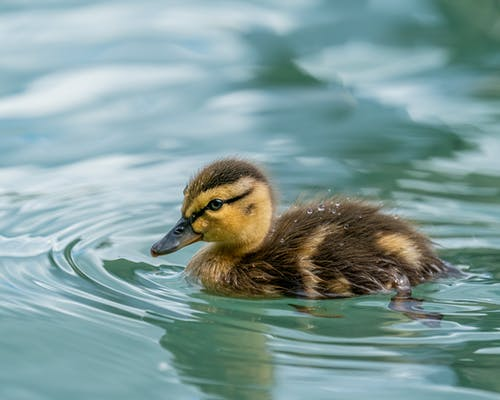
#> input picture Image-Manipulation/02-Rotations/Images/input.jpeg, 500 x 400 px, found by its file name
$ python rotations.py
#> lines starting #> are read from the running program, lines starting #| are printed output that depends on the picture

# Python program to explain cv2.rotate() method

# importing cv2
import cv2
import numpy as np
from matplotlib import pyplot as plt

# path
path = 'Images\input.jpeg'

# Reading an image in default mode
src = cv2.imread(path)
#> src is the input picture: shape (400, 500, 3); mean B, G, R 154.3, 156.1, 129.3

# Using cv2.rotate() method
# Using cv2.ROTATE_90_CLOCKWISE rotate
# by 90 degrees clockwise
image_90 = cv2.rotate(src, cv2.cv2.ROTATE_90_CLOCKWISE)
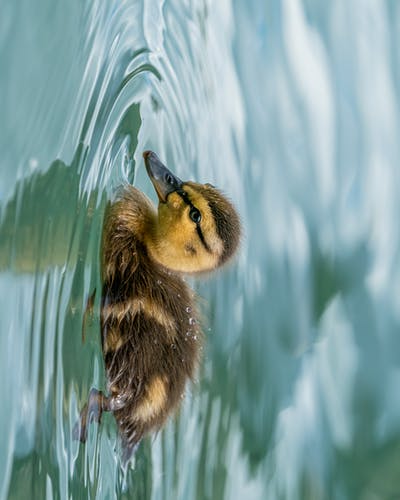
#> image_90: shape (500, 400, 3); mean B, G, R 154.3, 156.1, 129.3
image_180 = cv2.rotate(src, cv2.cv2.ROTATE_180)
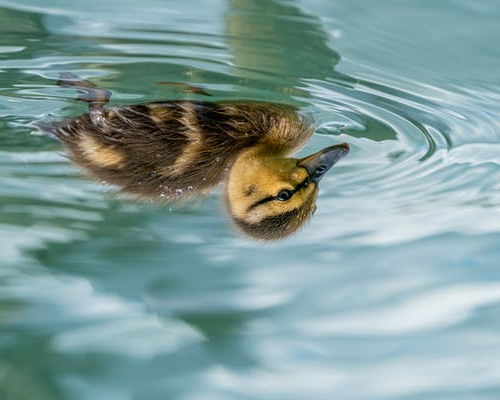
#> image_180: shape (400, 500, 3); mean B, G, R 154.3, 156.1, 129.3
image_270 = cv2.rotate(src, cv2.ROTATE_90_COUNTERCLOCKWISE)
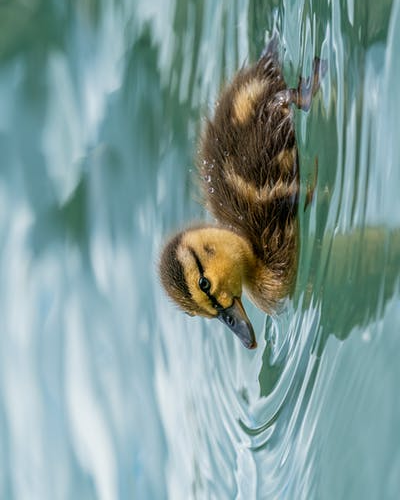
#> image_270: shape (500, 400, 3); mean B, G, R 154.3, 156.1, 129.3

plt.subplot(2, 2, 1)
plt.imshow(cv2.cvtColor(src, cv2.COLOR_BGR2RGB))
plt.title('Original')

plt.subplot(2, 2, 2)
plt.imshow(cv2.cvtColor(image_90, cv2.COLOR_BGR2RGB))
plt.title('Clockwise 90 Rotation')

plt.subplot(2, 2, 3)
plt.imshow(cv2.cvtColor(image_180, cv2.COLOR_BGR2RGB))
plt.title('180 Rotation')

plt.subplot(2, 2, 4)
plt.imshow(cv2.cvtColor(image_270, cv2.COLOR_BGR2RGB))
plt.title('270 Rotation')

plt.savefig('Images\output.png')
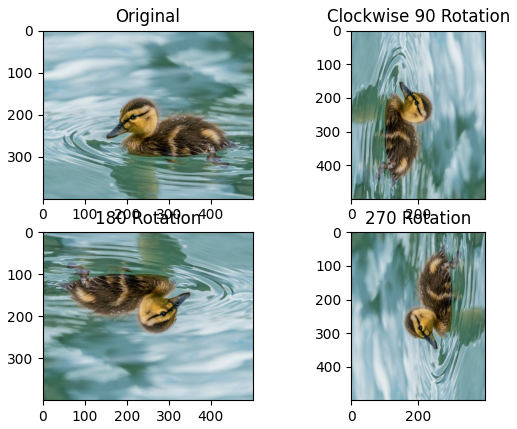
#> figure drawn by matplotlib, 4 panels
plt.show()
